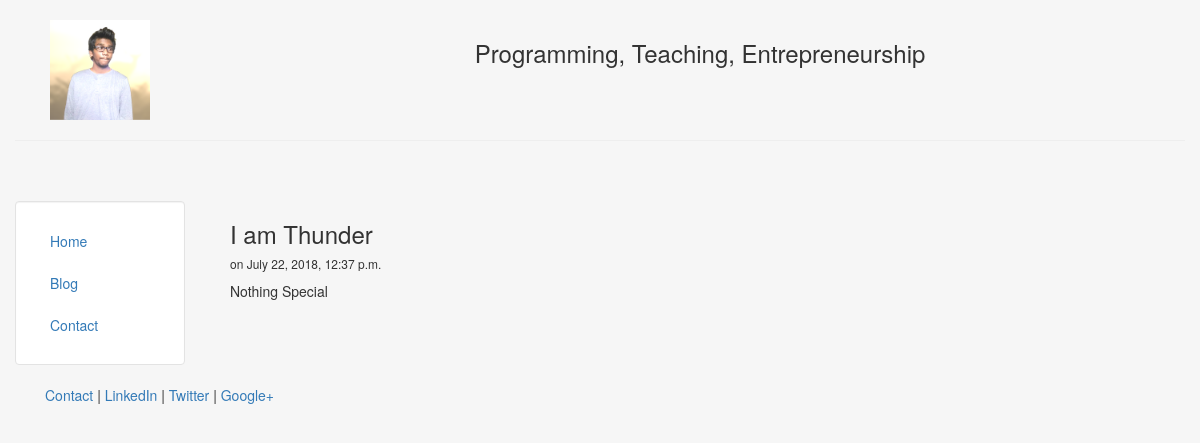
Page /blog/3 on the committed database.
### blog/models.py (models this page shows, shortened)
class Post(models.Model):
    title = models.CharField(max_length=140)
    body = models.TextField()
    date = models.DateTimeField()

### blog/templates/blog/post.html
{% extends "personal/header.html" %}
{% block content %}
	<h3>{{post.title}}</h3>
	<h6>on {{post.date}}</h6>
{{post.body|safe|linebreaks}}
	{% endblock %}

### personal/templates/personal/header.html (style rules this page uses)
html, body { height:100% }

### rows in the picture
Post: title "I am Thunder", date "July 22, 2018, 12:37 p.m.", body "Nothing Special"
